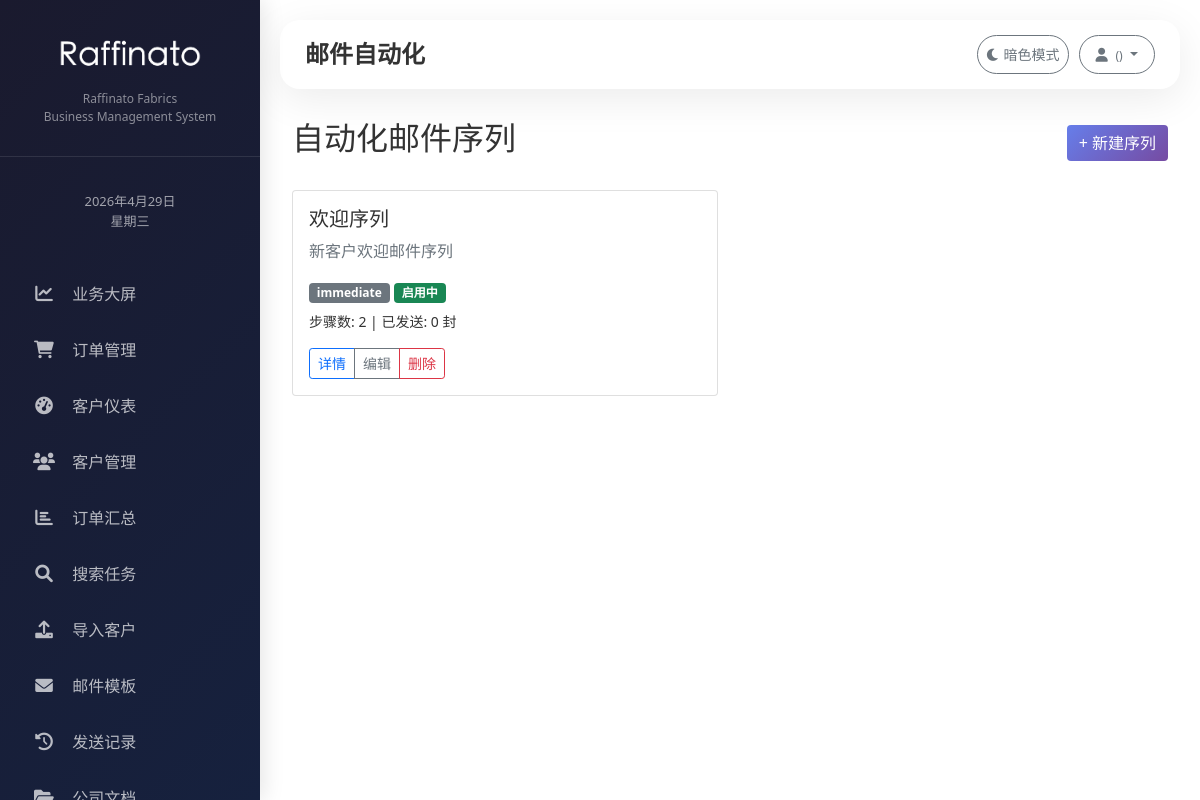
Screenshot of /email-sequences/ with the database file from the repository.
### customers/models.py (models this page shows, shortened)
class EmailSequence(models.Model):
    TRIGGER_CHOICES = [
        ('customer_created', '客户创建后'),
        ('customer_tagged', '客户打标签后'),
        ('email_opened', '邮件被打开后'),
        ('link_clicked', '链接被点击后'),
        ('no_response_days', '无回复X天后'),
        ('order_created', '创建订单后'),
        ('order_completed', '订单完成后'),
    ]
    STATUS_CHOICES = [
        ('draft', '草稿'),
        ('active', '启用中'),
        ('paused', '已暂停'),
        ('stopped', '已停止'),
    ]
    name = models.CharField('序列名称', max_length=200)
    description = models.TextField('描述', blank=True)
    trigger_type = models.CharField('触发条件', max_length=50, choices=TRIGGER_CHOICES)
    trigger_days = models.IntegerField('触发延迟（天）', default=0, help_text='条件满足后延迟几天发送')
    trigger_tag = models.CharField('触发标签', max_length=100, blank=True, help_text='仅当客户有此标签时触发')
    status = models.CharField('状态', max_length=20, choices=STATUS_CHOICES, default='draft')
    total_customers = models.IntegerField('影响客户数', default=0)
    total_sent = models.IntegerField('已发送邮件数', default=0)
    created_at = models.DateTimeField('创建时间', auto_now_add=True)
    updated_at = models.DateTimeField('更新时间', auto_now=True)
    class Meta:
        db_table = 'email_sequences'
        ordering = ['-created_at']

### customers/views.py (the view)
# urls.py: path('email-sequences/', views.email_sequence_list, name='email_sequence_list'),
def email_sequence_list(request):
    sequences = EmailSequence.objects.all().order_by('-created_at')
    return render(request, 'customers/email_sequence_list.html', {'sequences': sequences})

### templates/customers/email_sequence_list.html
{% extends 'base.html' %}
{% block page_title %}邮件自动化{% endblock %}
{% block content %}
<div class="container mt-4">
    <div class="d-flex justify-content-between align-items-center mb-4">
        <h2>自动化邮件序列</h2>
        <a href="{% url 'email_sequence_create' %}" class="btn btn-primary">+ 新建序列</a>
    </div>
    <div class="row">
        {% for seq in sequences %}
        <div class="col-md-6 mb-3">
            <div class="card">
                <div class="card-body">
                    <h5 class="card-title">{{ seq.name }}</h5>
                    <p class="card-text text-muted">{{ seq.description|truncatewords:20 }}</p>
                    <div class="mb-2">
                        <span class="badge bg-secondary">{{ seq.get_trigger_type_display }}</span>
                        <span class="badge {% if seq.status == 'active' %}bg-success{% elif seq.status == 'paused' %}bg-warning{% else %}bg-secondary{% endif %}">
                            {{ seq.get_status_display }}
                        </span>
                    </div>
                    <p class="small">步骤数: {{ seq.steps.count }} | 已发送: {{ seq.total_sent }} 封</p>
                    <div class="btn-group">
                        <a href="{% url 'email_sequence_detail' seq.id %}" class="btn btn-sm btn-outline-primary">详情</a>
                        <a href="{% url 'email_sequence_edit' seq.id %}" class="btn btn-sm btn-outline-secondary">编辑</a>
                        <a href="{% url 'email_sequence_delete' seq.id %}" class="btn btn-sm btn-outline-danger" onclick="return confirm('确定删除吗？')">删除</a>
                    </div>
                </div>
            </div>
        </div>
        {% empty %}
        <div class="col-12">
            <div class="alert alert-info">暂无邮件序列，点击"新建序列"开始创建</div>
        </div>
        {% endfor %}
    </div>
</div>
{% endblock %}

### templates/base.html (style rules this page uses)
.btn-primary { background: linear-gradient(135deg, #667eea, #764ba2); border: none; color: white; }
* { margin: 0; padding: 0; box-sizing: border-box; }
body { overflow-x: hidden; }
:root { --bg-color: #ffffff; --text-color: #333333; --card-bg: #f8f9fa; }
body { background-color: var(--bg-color); color: var(--text-color); transition: background-color 0.2s, color 0.2s; }

### rows the page displays
EmailSequence: name "欢迎序列", description "新客户欢迎邮件序列", trigger_type "immediate", status "启用中", steps.count "2", total_sent "0"
